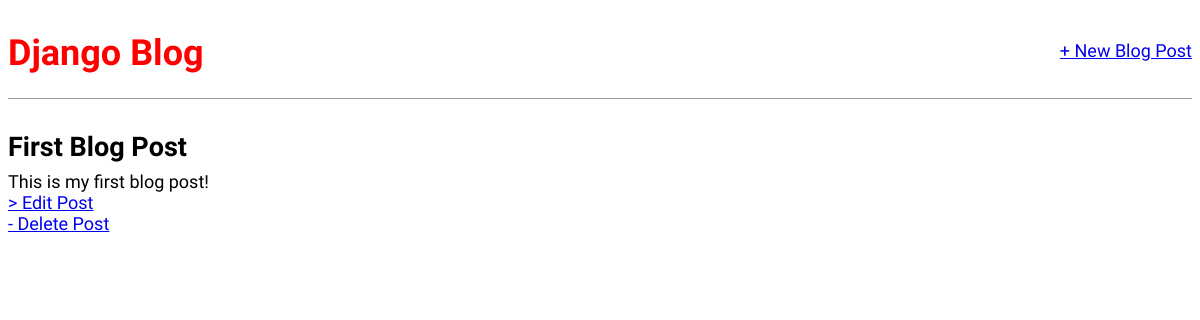
/post/1, run on an earlier commit of the app's database.
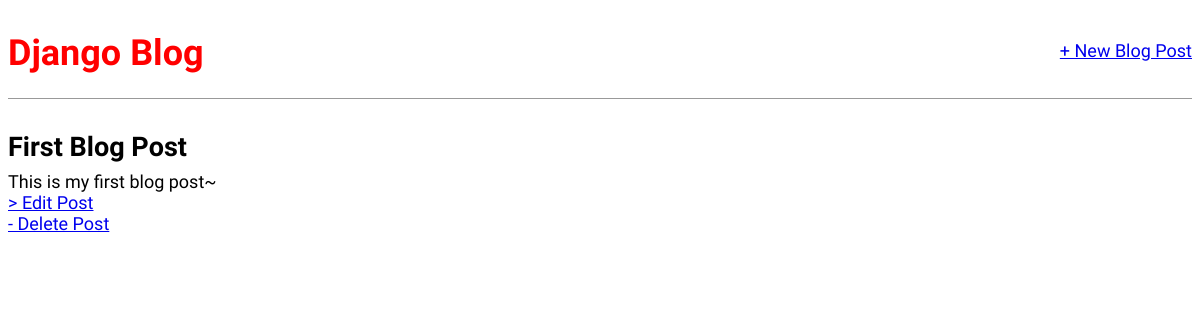
And on a later commit of the database.
### blog/models.py (models this page shows, shortened)
class Post(models.Model):
    title = models.CharField(max_length=200)
    author = models.ForeignKey(
        'auth.User',
        on_delete=models.CASCADE
    )
    body = models.TextField()

### blog/views.py (the view)
# urls.py: path('post/<int:pk>', BlogDetailView.as_view(), name='post_detail'),
class BlogDetailView(DetailView):
    model=Post
    template_name='post_detail.html'

### templates/post_detail.html
{% extends 'base.html' %}
{% block content %}
    <div class="post-entry">
        <h2>{{post.title}}</h2>
        <p>{{post.body}}</p>
        <p><a href="{% url 'post_edit' post.pk %}">> Edit Post</a></p>
        <p><a href="{% url 'post_delete' post.pk %}">- Delete Post</a></p>
    </div>
{% endblock content %}

What changed in the data, as far as the page shows it:
changed Post "First Blog Post": body "This is my first blog post!" → "This is my first blog post~"
